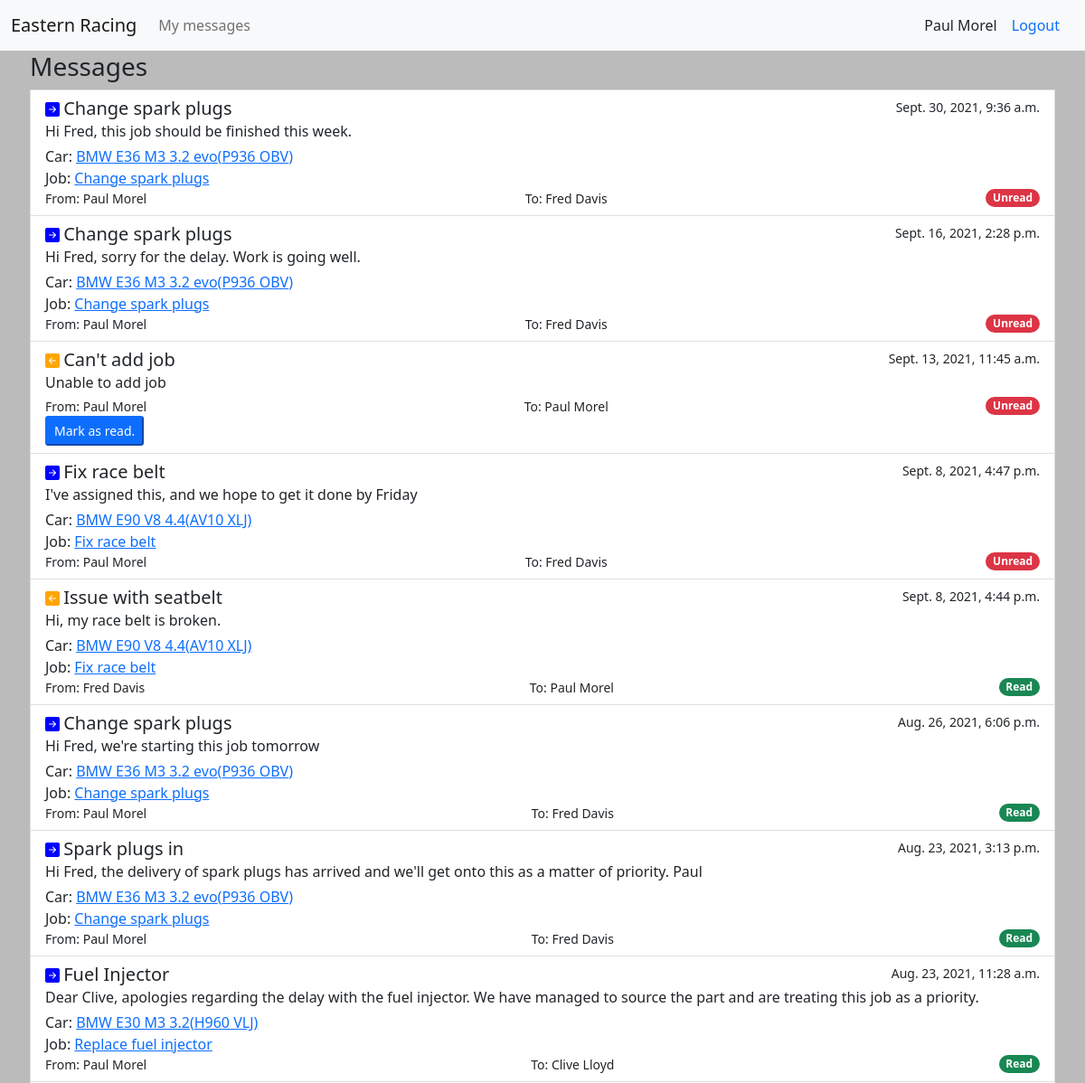
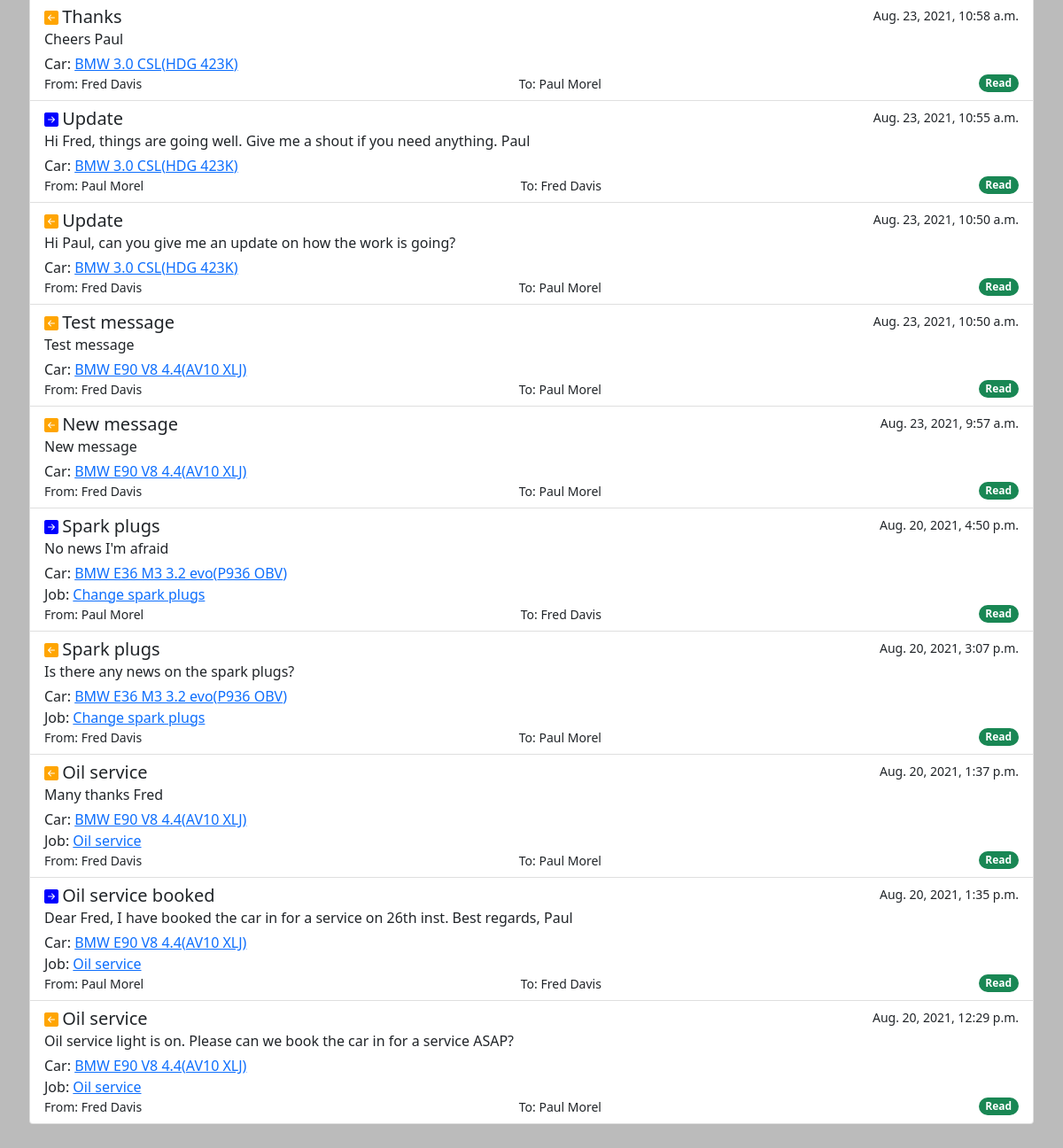
Screenshot of /message_list/ (signed in) with the database file from the repository (2 pictures, top to bottom).
### accounts/models.py (models this page shows)
class User(AbstractUser):
    pass
    def __str__(self):
        return f"{self.first_name} {self.last_name}"

### cars/models.py (models this page shows, shortened)
class Message(models.Model):
    sender = models.ForeignKey(User, on_delete=models.PROTECT, related_name='message_sender')
    recipient = models.ForeignKey(User, on_delete=models.PROTECT, related_name='message_recipient')
    car = models.ForeignKey(Car, on_delete=models.PROTECT, null=True, blank=True)
    job = models.ForeignKey(Job, on_delete=models.PROTECT, null=True, blank=True)
    subject = models.CharField(max_length=200)
    body = models.TextField()
    unread = models.BooleanField(default=True)
    created = models.DateTimeField(auto_now_add=True)

class Car(models.Model):
    model_name = models.CharField(max_length=200)
    year = models.IntegerField()
    reg = models.CharField(max_length=10)
    owner = models.ForeignKey(Customer, on_delete=models.PROTECT)
    notes = models.TextField()

class Job(models.Model):
    title = models.CharField(max_length=300)
    description = models.TextField()
    car = models.ForeignKey(Car, on_delete=models.PROTECT)
    employee = models.ForeignKey(Employee, on_delete=models.PROTECT, related_name='assigned_job')
    manager = models.ForeignKey(Manager, on_delete=models.PROTECT, related_name='supervised_job')
    in_progress = models.BooleanField(default=False)
    complete = models.BooleanField(default=False)
    paid = models.BooleanField(default=False)
    estimated_time = models.DurationField(default=timedelta())
    created = models.DateTimeField(auto_now_add=True)
    updated = models.DateTimeField(auto_now=True)
    expected_complete = models.DateTimeField(blank=True)
    invoiced = models.BooleanField(default=False)

### cars/views.py (the view)
# urls.py: path('message_list/', views.message_list, name='message-list'),
@login_required
def message_list(request):
    message_list = request.user.message_sender.all().union(request.user.message_recipient.all()).order_by('-created')
    context = {
        'message_list': message_list,
    }
    return render(request, 'cars/messages.html', context)

### car_mgmt/context_processors.py (called while the page is built)
def report_form(request):
    report_form = MessageForm(initial={'sender': request.user, 'recipient': Manager.objects.get(id=1).user})
    return {'report_form': report_form}

def login_form(request):
    login_form = AuthenticationForm()
    return {'login_form': login_form}

### cars/templates/cars/messages.html (shortened to what this page needs)
{% extends 'cars/base.html' %}
{% block content %}
<div class="list-group">
    <h3>Messages</h3>
    {% for message in message_list %}
    <div class="list-group-item list-group-item-action">
        <div class="d-flex w-100 justify-content-between">
            <div>
                {% if request.user.id == message.recipient.id %}
                    <i class="bi bi-arrow-left-square-fill" style="color:orange"></i>
                {% elif request.user == message.sender %}
                    <i class="bi bi-arrow-right-square-fill" style="color:blue"></i>
                {% endif %}
                <h5 class="mb-1 d-inline">{{ message.subject }}</h5><br>
            </div>
            <small>{{ message.created }}</small>
        </div>
        <p class="mb-1">{{ message.body }}</p>
        {% if message.car %}
            Car: <a href="{% url 'cars:car-overview' message.car.id %}">{{ message.car.model_name }}({{ message.car.reg }})</a><br>
        {% endif %}
        {% if message.job %}
            Job: <a href="{% url 'cars:job-details' message.job.id %}">{{ message.job.title }}</a><br>
        {% endif %}
        <div class="d-flex w-100 justify-content-between align-items-center">
            <small>From: {{ message.sender }}</small>
            <small>To: {{ message.recipient }}</small>
            {% if message.unread %}
                <span class="badge rounded-pill bg-danger">Unread</span>
            {% else %}
                <span class="badge rounded-pill bg-success">Read</span>
            {% endif %}
        </div>
        {% if request.user == message.recipient and message.unread %}
            <form action="{% url 'cars:message-read' %}" method="POST">
                <button class="btn-primary btn-sm">Mark as read.</button>
            </form>
        {% endif %}
    </div>
    {% endfor %}
</div>
{% endblock content %}

### cars/templates/cars/base.html (shortened to what this page needs)
{% load static %}
{% load crispy_forms_tags %}
<!DOCTYPE html>
<html lang="en">
<head>
  <link href="https://cdn.jsdelivr.net/npm/bootstrap@5.0.2/dist/css/bootstrap.min.css" rel="stylesheet"
>
  <link rel="stylesheet" href="https://cdn.jsdelivr.net/npm/bootstrap-icons@1.5.0/font/bootstrap-icons.css">
  <link rel="stylesheet" type="text/css" href="{% static 'css/main.css' %}">
</head>
<body>
  <nav class="navbar navbar-expand-lg navbar-light bg-light">
    <div class="container-fluid">
      <a href="{% url 'cars:home' %}" class="navbar-brand">Eastern Racing</a>
      <div class="collapse navbar-collapse" id="navbarSupportedContent">
        {% if request.user.is_authenticated %}
        <ul class="navbar-nav me-auto mb-2 mb-lg-0">
          <li class="nav-item">
            <a href="{% url 'cars:message-list' %}" aria-current="page" class="nav-link">My messages
              </a>
          </li>
        </ul>
        {{ request.user.first_name }} {{ request.user.last_name }}
        <a class="nav-link" href="{% url 'accounts:logout' %}">Logout</a>
        {% else %}
        <button type="button" class="btn btn-login bg-parts text-light" data-bs-toggle="modal"
          data-bs-target="#loginModal">Login</button>
        {% endif %}
      </div>
    </div>
  </nav>
  <div id="content">
    {% block content %}
    {% endblock content %}
  </div>
</body>
</html>

### cars/static/css/main.css (style rules this page uses)
body { background-color: #bbb; }
#content { margin: 0 2rem 2rem 2rem; overflow: hidden; }
.list-group { border: 1px solid #bbb; }
.list-group-item, .list-group-item:hover { z-index: auto; }

### rows the page displays
User: user.first_name "Paul", user.last_name "Morel"
Message: subject "Change spark plugs", created "Sept. 30, 2021, 9:36 a.m.", body "Hi Fred, this job should be finished this week.", car.model_name "BMW E36 M3 3.2 evo", car.reg "P936 OBV", job "Change spark plugs", sender "Paul Morel", recipient "Fred Davis", unread "Unread"
Message: subject "Change spark plugs", created "Sept. 16, 2021, 2:28 p.m.", body "Hi Fred, sorry for the delay. Work is going well.", car.model_name "BMW E36 M3 3.2 evo", car.reg "P936 OBV", job "Change spark plugs", sender "Paul Morel", recipient "Fred Davis", unread "Unread"
Message: subject "Can't add job", created "Sept. 13, 2021, 11:45 a.m.", body "Unable to add job", sender "Paul Morel", recipient "Paul Morel", unread "Unread"
Message: subject "Fix race belt", created "Sept. 8, 2021, 4:47 p.m.", body "I've assigned this, and we hope to get it done by Friday", car.model_name "BMW E90 V8 4.4", car.reg "AV10 XLJ", job "Fix race belt", sender "Paul Morel", recipient "Fred Davis", unread "Unread"
Message: subject "Issue with seatbelt", created "Sept. 8, 2021, 4:44 p.m.", body "Hi, my race belt is broken.", car.model_name "BMW E90 V8 4.4", car.reg "AV10 XLJ", job "Fix race belt", sender "Fred Davis", recipient "Paul Morel", unread "Read"
Message: subject "Change spark plugs", created "Aug. 26, 2021, 6:06 p.m.", body "Hi Fred, we're starting this job tomorrow", car.model_name "BMW E36 M3 3.2 evo", car.reg "P936 OBV", job "Change spark plugs", sender "Paul Morel", recipient "Fred Davis", unread "Read"
Message: subject "Spark plugs in", created "Aug. 23, 2021, 3:13 p.m.", body "Hi Fred, the delivery of spark plugs has arrived and we'll get onto this as a matter of priority. Paul", car.model_name "BMW E36 M3 3.2 evo", car.reg "P936 OBV", job "Change spark plugs", sender "Paul Morel", recipient "Fred Davis", unread "Read"
Message: subject "Fuel Injector", created "Aug. 23, 2021, 11:28 a.m.", body "Dear Clive, apologies regarding the delay with the fuel injector. We have managed to source the part and are treating this job as a priority.", car.model_name "BMW E30 M3 3.2", car.reg "H960 VLJ", job "Replace fuel injector", sender "Paul Morel", recipient "Clive Lloyd", unread "Read"
Message: subject "Thanks", created "Aug. 23, 2021, 10:58 a.m.", body "Cheers Paul", car.model_name "BMW 3.0 CSL", car.reg "HDG 423K", sender "Fred Davis", recipient "Paul Morel", unread "Read"
Message: subject "Update", created "Aug. 23, 2021, 10:55 a.m.", body "Hi Fred, things are going well. Give me a shout if you need anything. Paul", car.model_name "BMW 3.0 CSL", car.reg "HDG 423K", sender "Paul Morel", recipient "Fred Davis", unread "Read"
Message: subject "Update", created "Aug. 23, 2021, 10:50 a.m.", body "Hi Paul, can you give me an update on how the work is going?", car.model_name "BMW 3.0 CSL", car.reg "HDG 423K", sender "Fred Davis", recipient "Paul Morel", unread "Read"
Message: subject "Test message", created "Aug. 23, 2021, 10:50 a.m.", body "Test message", car.model_name "BMW E90 V8 4.4", car.reg "AV10 XLJ", sender "Fred Davis", recipient "Paul Morel", unread "Read"
Message: subject "New message", created "Aug. 23, 2021, 9:57 a.m.", body "New message", car.model_name "BMW E90 V8 4.4", car.reg "AV10 XLJ", sender "Fred Davis", recipient "Paul Morel", unread "Read"
Message: subject "Spark plugs", created "Aug. 20, 2021, 4:50 p.m.", body "No news I'm afraid", car.model_name "BMW E36 M3 3.2 evo", car.reg "P936 OBV", job "Change spark plugs", sender "Paul Morel", recipient "Fred Davis", unread "Read"
Message: subject "Spark plugs", created "Aug. 20, 2021, 3:07 p.m.", body "Is there any news on the spark plugs?", car.model_name "BMW E36 M3 3.2 evo", car.reg "P936 OBV", job "Change spark plugs", sender "Fred Davis", recipient "Paul Morel", unread "Read"
Message: subject "Oil service", created "Aug. 20, 2021, 1:37 p.m.", body "Many thanks Fred", car.model_name "BMW E90 V8 4.4", car.reg "AV10 XLJ", job "Oil service", sender "Fred Davis", recipient "Paul Morel", unread "Read"
Message: subject "Oil service booked", created "Aug. 20, 2021, 1:35 p.m.", body "Dear Fred, I have booked the car in for a service on 26th inst. Best regards, Paul", car.model_name "BMW E90 V8 4.4", car.reg "AV10 XLJ", job "Oil service", sender "Paul Morel", recipient "Fred Davis", unread "Read"
Message: subject "Oil service", created "Aug. 20, 2021, 12:29 p.m.", body "Oil service light is on. Please can we book the car in for a service ASAP?", car.model_name "BMW E90 V8 4.4", car.reg "AV10 XLJ", job "Oil service", sender "Fred Davis", recipient "Paul Morel", unread "Read"
